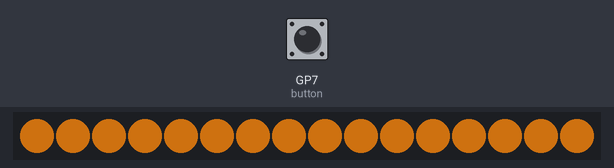
A program run on a simulated Raspberry Pi Pico running MicroPython. On the bench: 16 RGB LEDs in strip order, left to right. The inputs (shaded band) are chosen by the test bench; at power-on: GP7 (button) HIGH. Dim RGB values are drawn brighter than linear; what the program prints to the serial console is not drawn.

Above: at 1.8 s.
1.9 s: GP7 (button) pulled LOW for 0.15 s
2.6 s: GP7 (button) pulled LOW for 1 s
At 4.03 s:
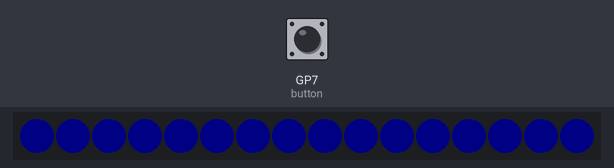
4.2 s: GP7 (button) pulled LOW for 1 s
At 4.75 s:
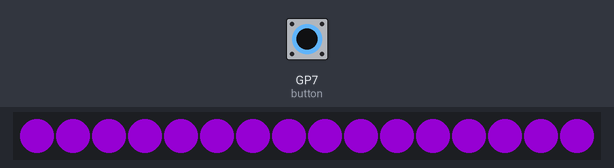
5.8 s: GP7 (button) pulled LOW for 3.2 s
At 6.81 s:
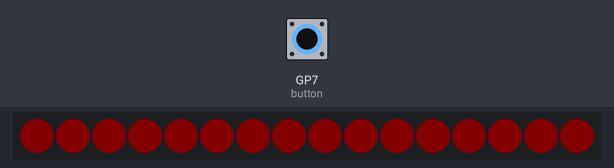

The program:

main.py
```python
# runs on PICO

import array, time, rp2
from machine import Pin

@rp2.asm_pio(sideset_init=rp2.PIO.OUT_LOW, out_shiftdir=rp2.PIO.SHIFT_LEFT, autopull=True, pull_thresh=24)
def ws2812():
    T1 = 2
    T2 = 5
    T3 = 3
    wrap_target()
    label("bitloop")
    out(x, 1)               .side(0)    [T3 - 1]
    jmp(not_x, "do_zero")   .side(1)    [T1 - 1]
    jmp("bitloop")          .side(1)    [T2 - 1]
    label("do_zero")
    nop()                   .side(0)    [T2 - 1]
    wrap()

class LedsRGBws2812:
    ''' Neopixel RGB WS2812 Class
        instance: leds = LedsRGBws2812() or LedsRGBws2812(n_leds, pin_num, brightness)
    '''

    def __init__(self, n_leds=16, pin_num=6, brightness=0.2):
        ''' constructor: Configure the WS2812 LEDs. '''

        print('init leds RGB')
        self.NUM_LEDS = n_leds
        self.PIN_NUM = pin_num
        self.brightness = brightness
        self.BLACK = (0, 0, 0)
        self.RED = (255, 0, 0)
        self.YELLOW = (255, 150, 0)
        self.ORANGE = (255, 139, 0)
        self.GREEN = (0, 255, 0)
        self.CYAN = (0, 255, 255)
        #self.BLUE = (0, 0, 255)
        self.BLUE = (0, 0, 127)
        #self.PURPLE = (180, 0, 255)
        self.PURPLE = (90, 0, 127)
        self.WHITE = (255, 255, 255)
        #self.WARM = (255, 200, 100)
        self.WARM = (255, 140 , 40)
        self.MORNING = (127,70,10)
        self.COLORS = (self.MORNING, self.WARM, self.PURPLE, self.BLUE)


        # Create the StateMachine with the ws2812 program, outputting on pin
        self.sm = rp2.StateMachine(0, ws2812, freq=8_000_000, sideset_base=Pin(self.PIN_NUM))

        # Start the StateMachine, it will wait for data on its FIFO.
        self.sm.active(1)

        # Display a pattern on the LEDs via an array of LED RGB values.
        self.ar = array.array("I", [0 for _ in range(self.NUM_LEDS)])


    def pixels_show(self):
        ''' add data into sm FIFO: show de pixels '''
        dimmer_ar = array.array("I", [0 for _ in range(self.NUM_LEDS)])
        for i,c in enumerate(self.ar):
            r = int(((c >> 8) & 0xFF) * self.brightness)
            g = int(((c >> 16) & 0xFF) * self.brightness)
            b = int((c & 0xFF) * self.brightness)
            dimmer_ar[i] = (g<<16) + (r<<8) + b
        self.sm.put(dimmer_ar, 8)
        time.sleep_ms(10)

    def pixels_set(self, i, color):
        ''' set pixel number i with color=(r,g,b) '''
        self.ar[i] = (color[1]<<16) + (color[0]<<8) + color[2]

    def pixels_fill(self, color):
        ''' set all pixels with same color (r,g,b) '''
        for i in range(len(self.ar)):
            self.pixels_set(i, color)

    def pixels_off(self):
        self.pixels_fill(self.BLACK)
        self.pixels_show()

    def color_chase(self, color, wait):
        ''' color(r,g,b) grow from pixel 0 to the end.'''
        for i in range(self.NUM_LEDS):
            self.pixels_set(i, color)
            time.sleep(wait)
            self.pixels_show()
        time.sleep(0.2)

    def wheel(self, pos):
        ''' Input a value 0 to 255 to get a color value (r,g,b).
            The colours are a transition r - g - b - back to r.
        '''
        if pos < 0 or pos > 255:
            return (0, 0, 0)
        if pos < 85:
            return (255 - pos * 3, pos * 3, 0)
        if pos < 170:
            pos -= 85
            return (0, 255 - pos * 3, pos * 3)
        pos -= 170
        return (pos * 3, 0, 255 - pos * 3)


    def rainbow_cycle(self, wait=0):
        ''' move colors in a rainbow cycle '''
        for j in range(255):
            for i in range(self.NUM_LEDS):
                rc_index = (i * 256 // self.NUM_LEDS) + j
                self.pixels_set(i, self.wheel(rc_index & 255))
            self.pixels_show()
            time.sleep(wait)

    def fade_out(self, n_steps, color, wait):
        ''' fade out color(r,g,b) to BLACK in n_steps   '''
        r_delta, g_delta, b_delta = color[0]//n_steps, color[1]//n_steps, color[2]//n_steps
        for j in range(n_steps):
            self.pixels_fill( (color[0]-j*r_delta , color[1]-j*g_delta , color[2]-j*b_delta) )
            self.pixels_show()
            time.sleep(wait)
        self.pixels_off()
        time.sleep(wait)

    def fade_in(self, n_steps, color, wait):
        ''' fade in from BLACK to color(r,g,b) in n_steps   '''
        r_delta, g_delta, b_delta = color[0]//n_steps, color[1]//n_steps, color[2]//n_steps
        for j in range(n_steps, 0, -1 ):
            self.pixels_fill( (color[0]-j*r_delta , color[1]-j*g_delta , color[2]-j*b_delta) )
            self.pixels_show()
            time.sleep(wait)
        time.sleep(wait)


class Application:

    def __init__(self):
        ''' initialize leds RGB and push Button'''
        self.leds = LedsRGBws2812(brightness=1)
        self.button = Pin(7, Pin.IN, Pin.PULL_UP)
        #self.leds.rainbow_cycle()
        self.id_color=0
        self.leds.fade_in(10, self.leds.COLORS[0], 0.05)
        #callback function called with push button
        self.button.irq(self.callback, Pin.IRQ_FALLING)
        self.loop()  #inifinite loop of events


    def callback(self, pin):
        ''' callback function called when buton is pushed '''
        time.sleep(0.05) # wait 50ms : stabilization to avoid rebounds.
        if not(self.button.value()): # buton still pressed after the stabilization period ?
            #print('button pressed', pin.irq().flags())
            self.leds.fade_out(10, self.leds.COLORS[self.id_color], 0.05)
            self.id_color = (self.id_color+1) % (len(self.leds.COLORS))
            #self.leds.color_chase(self.leds.COLORS[self.id_color], 0.05)
            self.leds.fade_in(10, self.leds.COLORS[self.id_color], 0.05)


    def loop(self):
        while(True):
            time.sleep(0.2)


appl=Application()
```
